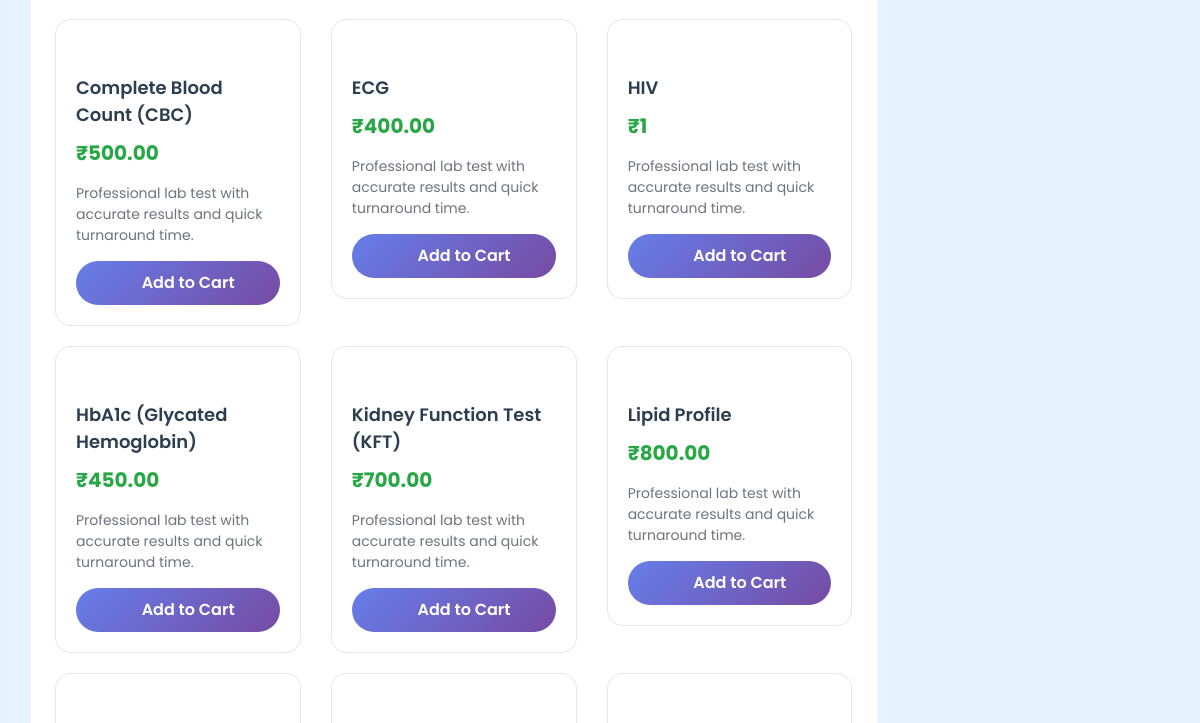
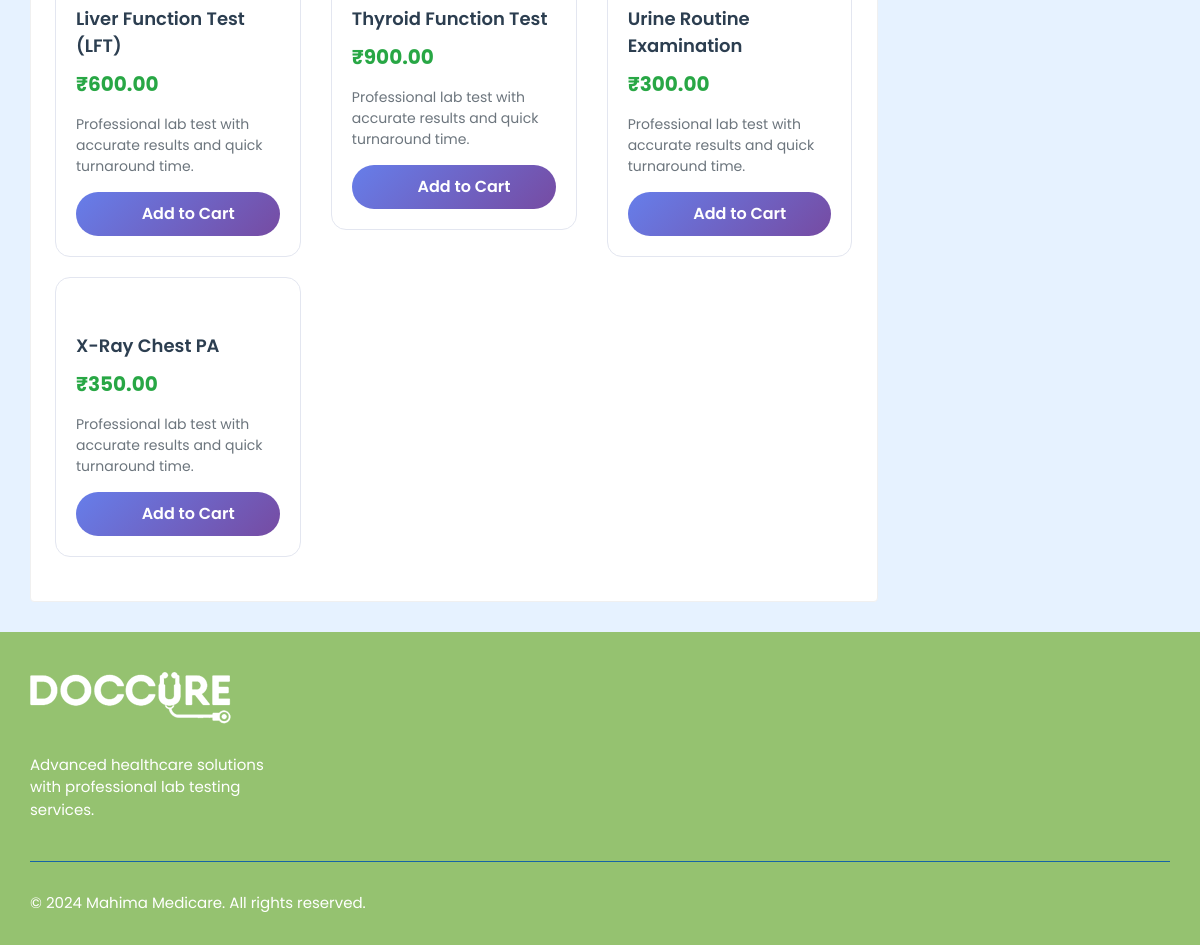
Page /razorpay/lab-tests/catalog/ (signed in, lower part) on the earlier database version (2 pictures, top to bottom).
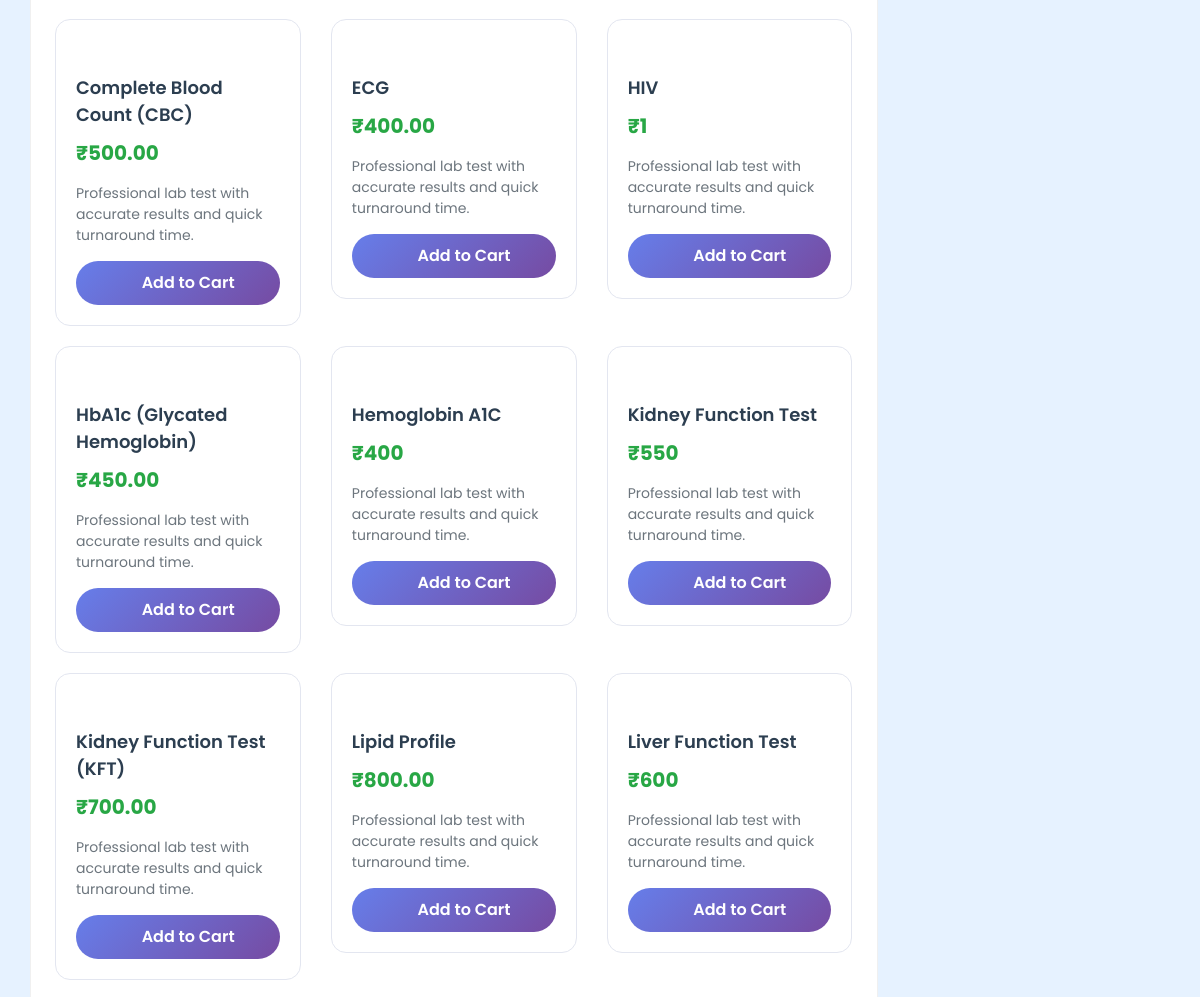
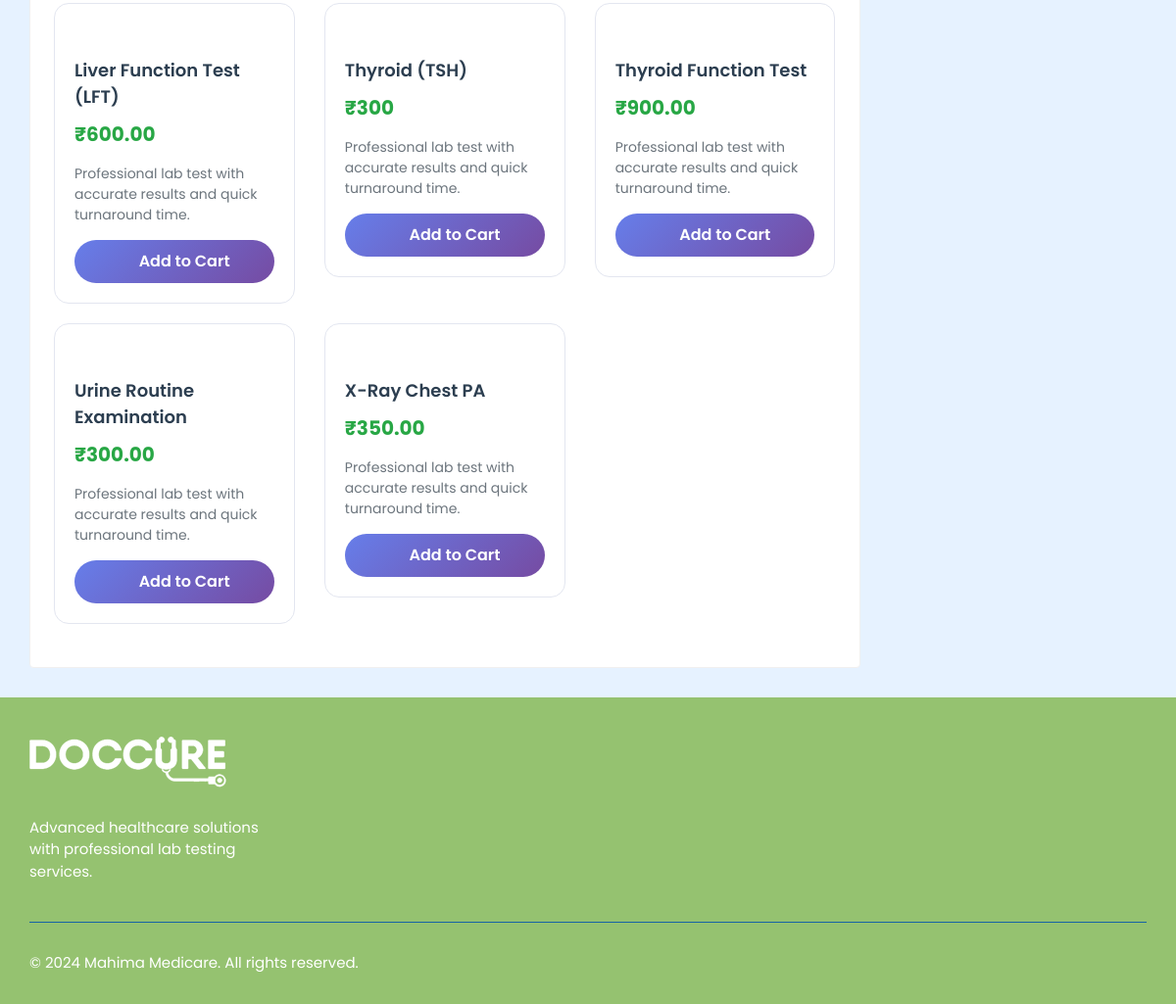
Same page on the later database version (2 pictures, top to bottom).
### hospital_admin/models.py (models this page shows, shortened)
class Test_Information(models.Model):
    test_id = models.AutoField(primary_key=True)
    test_name = models.CharField(max_length=200, null=True, blank=True)
    test_price = models.CharField(max_length=200, null=True, blank=True)

### razorpay_payment/views.py (the view)
# urls.py: path('lab-tests/catalog/', enhanced_lab_views.lab_test_catalog, name='lab-test-catalog'),
@login_required
def lab_test_catalog(request):
    try:
        available_tests = Test_Information.objects.all().order_by('test_name')
        cart_items = testCart.objects.filter(user=request.user, purchased=False)
        cart_test_names = [item.item.test_name for item in cart_items]
        context = {
            'available_tests': available_tests,
            'cart_test_names': cart_test_names,
            'cart_count': cart_items.count(),
        }
        return render(request, 'lab-test-catalog.html', context)
    except Exception as e:
        messages.error(request, f'Error loading test catalog: {str(e)}')
        return redirect('patient-dashboard')
    return redirect('standalone-test-booking')

### templates/lab-test-catalog.html (shortened to what this page needs)
{% load static %}
<!DOCTYPE html>
<html lang="en">
<head>
    <link rel="stylesheet" href="{% static 'HealthStack-System/css/Normal/bootstrap.min.css' %}">
    <link rel="stylesheet" href="{% static 'HealthStack-System/plugins/Normal/fontawesome/css/fontawesome.min.css' %}">
    <link rel="stylesheet" href="{% static 'HealthStack-System/plugins/Normal/fontawesome/css/all.min.css' %}">
    <link rel="stylesheet" href="{% static 'HealthStack-System/css/Normal/style.css' %}">
</head>
<body>
    <div class="main-wrapper">
        <div class="content">
            <div class="container-fluid">
                <div class="row">
                    <div class="col-md-8 col-lg-9">
                        <div class="card">
                            <div class="card-body">
                                <div class="row" id="test-catalog">
                                    {% for test in available_tests %}
                                        <div class="col-md-6 col-lg-4 test-item" data-test-name="{{ test.test_name|lower }}">
                                            <div class="test-catalog-card">
                                                <div class="text-center">
                                                    <i class="fas fa-vial test-icon"></i>
                                                </div>
                                                <div class="test-name">{{ test.test_name }}</div>
                                                <div class="test-price">₹{{ test.test_price }}</div>
                                                <div class="test-description">
                                                    Professional lab test with accurate results and quick turnaround time.
                                                </div>
                                                <form method="post" action="{% url 'add-test-to-cart' %}">
                                                    <button type="submit" class="btn btn-add-to-cart"
                                                            {% if test.test_name in cart_test_names %}disabled{% endif %}>
                                                        {% if test.test_name in cart_test_names %}
                                                            <i class="fas fa-check mr-2"></i>Added to Cart
                                                        {% else %}
                                                            <i class="fas fa-plus mr-2"></i>Add to Cart
                                                        {% endif %}
                                                    </button>
                                                </form>
                                            </div>
                                        </div>
                                    {% endfor %}
                                </div>
                            </div>
                        </div>
                    </div>
                    <div class="col-md-4 col-lg-3">
                    </div>
                </div>
            </div>
        </div>
        <footer class="footer">
            <div class="footer-top">
                <div class="container-fluid">
                    <div class="row">
                        <div class="col-lg-3 col-md-6">
                            <div class="footer-widget footer-about">
                                <div class="footer-logo">
                                    <img src="{% static 'HealthStack-System/images/Normal/footer-logo.png' %}" alt="logo">
                                </div>
                                <div class="footer-about-content">
                                    <p>Advanced healthcare solutions with professional lab testing services.</p>
                                </div>
                            </div>
                        </div>
                    </div>
                </div>
            </div>
            <div class="footer-bottom">
                <div class="container-fluid">
                    <div class="copyright">
                        <div class="row">
                            <div class="col-md-6 col-lg-6">
                                <div class="copyright-text">
                                    <p class="mb-0">&copy; 2024 Mahima Medicare. All rights reserved.</p>
                                </div>
                            </div>
                        </div>
                    </div>
                </div>
            </div>
        </footer>
    </div>
</body>
</html>

### templates/lab-test-catalog.html (style rules this page uses)
.test-catalog-card { border: 1px solid #e3e6f0; border-radius: 15px; padding: 20px; margin-bottom: 20px; transition: all 0.3s ease; background: white; }
.test-name { font-size: 18px; font-weight: 600; color: #2c3e50; margin-bottom: 10px; }
.test-price { font-size: 20px; font-weight: 700; color: #28a745; margin-bottom: 15px; }
.test-description { color: #6c757d; margin-bottom: 15px; font-size: 14px; }
.btn-add-to-cart { background: linear-gradient(135deg, #667eea 0%, #764ba2 100%); border: none; border-radius: 25px; padding: 10px 20px; color: white; font-weight: 600; transition: all 0.3s ease; width: 100%; }
.test-icon { font-size: 24px; color: #667eea; margin-bottom: 10px; }

Differences in the rows shown:
added Test_Information: test_name "Hemoglobin A1C", test_price "400", shows "Add to Cart"
added Test_Information: test_name "Kidney Function Test", test_price "550", shows "Add to Cart"
added Test_Information: test_name "Liver Function Test", test_price "600", shows "Add to Cart"
added Test_Information: test_name "Thyroid (TSH)", test_price "300", shows "Add to Cart"
